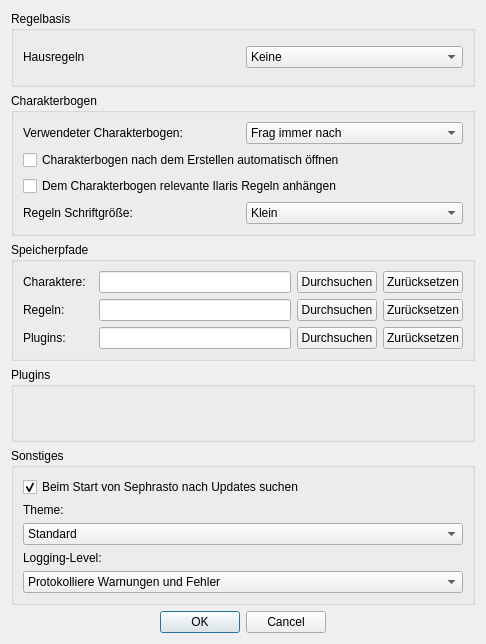
<?xml version="1.0" encoding="UTF-8"?>
<ui version="4.0">
 <class>SettingsWindow</class>
 <widget class="QDialog" name="SettingsWindow">
  <property name="windowModality">
   <enum>Qt::ApplicationModal</enum>
  </property>
  <property name="geometry">
   <rect>
    <x>0</x>
    <y>0</y>
    <width>486</width>
    <height>644</height>
   </rect>
  </property>
  <property name="windowTitle">
   <string>Sephrasto - Einstellungen</string>
  </property>
  <layout class="QVBoxLayout" name="verticalLayout">
   <item>
    <layout class="QHBoxLayout" name="horizontalLayout">
     <item>
      <layout class="QVBoxLayout" name="verticalLayout_2">
       <item>
        <widget class="QGroupBox" name="groupBox_3">
         <property name="title">
          <string>Regelbasis</string>
         </property>
         <layout class="QVBoxLayout" name="verticalLayout_5">
          <item>
           <layout class="QHBoxLayout" name="horizontalLayout_7">
            <item>
             <widget class="QLabel" name="label_4">
              <property name="text">
               <string>Hausregeln</string>
              </property>
             </widget>
            </item>
            <item>
             <widget class="QComboBox" name="comboRegelbasis">
              <item>
               <property name="text">
                <string>Keine</string>
               </property>
              </item>
             </widget>
            </item>
           </layout>
          </item>
         </layout>
        </widget>
       </item>
       <item>
        <widget class="QGroupBox" name="groupBox">
         <property name="font">
          <font>
           <weight>50</weight>
           <bold>false</bold>
          </font>
         </property>
         <property name="title">
          <string>Charakterbogen</string>
         </property>
         <property name="flat">
          <bool>false</bool>
         </property>
         <layout class="QVBoxLayout" name="verticalLayout_3">
          <item>
           <layout class="QHBoxLayout" name="horizontalLayout_5">
            <item>
             <widget class="QLabel" name="label">
              <property name="font">
               <font>
                <italic>false</italic>
               </font>
              </property>
              <property name="text">
               <string>Verwendeter Charakterbogen:</string>
              </property>
             </widget>
            </item>
            <item>
             <widget class="QComboBox" name="comboBogen">
              <item>
               <property name="text">
                <string>Frag immer nach</string>
               </property>
              </item>
              <item>
               <property name="text">
                <string>Standard Ilaris-Charakterbogen</string>
               </property>
              </item>
              <item>
               <property name="text">
                <string>Die lange Version von Gatsu</string>
               </property>
              </item>
             </widget>
            </item>
           </layout>
          </item>
          <item>
           <widget class="QCheckBox" name="checkPDFOpen">
            <property name="text">
             <string>Charakterbogen nach dem Erstellen automatisch öffnen</string>
            </property>
           </widget>
          </item>
          <item>
           <widget class="QCheckBox" name="checkCheatsheet">
            <property name="text">
             <string>Dem Charakterbogen relevante Ilaris Regeln anhängen</string>
            </property>
           </widget>
          </item>
          <item>
           <layout class="QHBoxLayout" name="horizontalLayout_6">
            <item>
             <widget class="QLabel" name="label_6">
              <property name="font">
               <font>
                <italic>false</italic>
               </font>
              </property>
              <property name="text">
               <string>Regeln Schriftgröße:</string>
              </property>
             </widget>
            </item>
            <item>
             <widget class="QComboBox" name="comboFontSize">
              <item>
               <property name="text">
                <string>Klein</string>
               </property>
              </item>
              <item>
               <property name="text">
                <string>Mittel</string>
               </property>
              </item>
              <item>
               <property name="text">
                <string>Groß</string>
               </property>
              </item>
             </widget>
            </item>
           </layout>
          </item>
         </layout>
        </widget>
       </item>
       <item>
        <widget class="QGroupBox" name="groupBox_2">
         <property name="title">
          <string>Speicherpfade</string>
         </property>
         <layout class="QVBoxLayout" name="verticalLayout_4">
          <item>
           <layout class="QHBoxLayout" name="horizontalLayout_2">
            <item>
             <widget class="QLabel" name="label_2">
              <property name="minimumSize">
               <size>
                <width>70</width>
                <height>0</height>
               </size>
              </property>
              <property name="text">
               <string>Charaktere:</string>
              </property>
             </widget>
            </item>
            <item>
             <widget class="QLineEdit" name="editChar">
              <property name="readOnly">
               <bool>false</bool>
              </property>
              <property name="clearButtonEnabled">
               <bool>false</bool>
              </property>
             </widget>
            </item>
            <item>
             <widget class="QPushButton" name="buttonChar">
              <property name="maximumSize">
               <size>
                <width>80</width>
                <height>16777215</height>
               </size>
              </property>
              <property name="text">
               <string>Durchsuchen</string>
              </property>
             </widget>
            </item>
            <item>
             <widget class="QPushButton" name="resetChar">
              <property name="maximumSize">
               <size>
                <width>80</width>
                <height>16777215</height>
               </size>
              </property>
              <property name="text">
               <string>Zurücksetzen</string>
              </property>
             </widget>
            </item>
           </layout>
          </item>
          <item>
           <layout class="QHBoxLayout" name="horizontalLayout_3">
            <item>
             <widget class="QLabel" name="label_3">
              <property name="minimumSize">
               <size>
                <width>70</width>
                <height>0</height>
               </size>
              </property>
              <property name="text">
               <string>Regeln:</string>
              </property>
             </widget>
            </item>
            <item>
             <widget class="QLineEdit" name="editRegeln"/>
            </item>
            <item>
             <widget class="QPushButton" name="buttonRegeln">
              <property name="maximumSize">
               <size>
                <width>80</width>
                <height>16777215</height>
               </size>
              </property>
              <property name="text">
               <string>Durchsuchen</string>
              </property>
             </widget>
            </item>
            <item>
             <widget class="QPushButton" name="resetRegeln">
              <property name="maximumSize">
               <size>
                <width>80</width>
                <height>16777215</height>
               </size>
              </property>
              <property name="text">
               <string>Zurücksetzen</string>
              </property>
             </widget>
            </item>
           </layout>
          </item>
          <item>
           <layout class="QHBoxLayout" name="horizontalLayout_4">
            <item>
             <widget class="QLabel" name="label_7">
              <property name="minimumSize">
               <size>
                <width>70</width>
                <height>0</height>
               </size>
              </property>
              <property name="text">
               <string>Plugins:</string>
              </property>
             </widget>
            </item>
            <item>
             <widget class="QLineEdit" name="editPlugins"/>
            </item>
            <item>
             <widget class="QPushButton" name="buttonPlugins">
              <property name="maximumSize">
               <size>
                <width>80</width>
                <height>16777215</height>
               </size>
              </property>
              <property name="text">
               <string>Durchsuchen</string>
              </property>
             </widget>
            </item>
            <item>
             <widget class="QPushButton" name="resetPlugins">
              <property name="maximumSize">
               <size>
                <width>80</width>
                <height>16777215</height>
               </size>
              </property>
              <property name="text">
               <string>Zurücksetzen</string>
              </property>
             </widget>
            </item>
           </layout>
          </item>
         </layout>
        </widget>
       </item>
       <item>
        <widget class="QGroupBox" name="gbPlugins">
         <property name="title">
          <string>Plugins</string>
         </property>
         <layout class="QVBoxLayout" name="verticalLayout_7"/>
        </widget>
       </item>
       <item>
        <widget class="QGroupBox" name="groupBox_4">
         <property name="title">
          <string>Sonstiges</string>
         </property>
         <layout class="QVBoxLayout" name="verticalLayout_6">
          <item>
           <widget class="QCheckBox" name="checkUpdate">
            <property name="text">
             <string>Beim Start von Sephrasto nach Updates suchen</string>
            </property>
            <property name="checked">
             <bool>true</bool>
            </property>
           </widget>
          </item>
          <item>
           <widget class="QLabel" name="label_8">
            <property name="text">
             <string>Theme:</string>
            </property>
           </widget>
          </item>
          <item>
           <widget class="QComboBox" name="comboTheme">
            <item>
             <property name="text">
              <string>Standard</string>
             </property>
            </item>
            <item>
             <property name="text">
              <string>Fusion Light</string>
             </property>
            </item>
            <item>
             <property name="text">
              <string>Fusion Dark</string>
             </property>
            </item>
           </widget>
          </item>
          <item>
           <widget class="QLabel" name="label_5">
            <property name="text">
             <string>Logging-Level:</string>
            </property>
           </widget>
          </item>
          <item>
           <widget class="QComboBox" name="comboLogging">
            <property name="sizePolicy">
             <sizepolicy hsizetype="Preferred" vsizetype="Fixed">
              <horstretch>0</horstretch>
              <verstretch>0</verstretch>
             </sizepolicy>
            </property>
            <property name="currentIndex">
             <number>1</number>
            </property>
            <item>
             <property name="text">
              <string>Protokolliere nur Fehler</string>
             </property>
            </item>
            <item>
             <property name="text">
              <string>Protokolliere Warnungen und Fehler</string>
             </property>
            </item>
            <item>
             <property name="text">
              <string>Protokolliere auch Debugging-Informationen</string>
             </property>
            </item>
           </widget>
          </item>
         </layout>
        </widget>
       </item>
      </layout>
     </item>
    </layout>
   </item>
   <item>
    <widget class="QDialogButtonBox" name="buttonBox">
     <property name="orientation">
      <enum>Qt::Horizontal</enum>
     </property>
     <property name="standardButtons">
      <set>QDialogButtonBox::Cancel|QDialogButtonBox::Ok</set>
     </property>
     <property name="centerButtons">
      <bool>true</bool>
     </property>
    </widget>
   </item>
  </layout>
 </widget>
 <tabstops>
  <tabstop>checkCheatsheet</tabstop>
  <tabstop>editChar</tabstop>
  <tabstop>buttonChar</tabstop>
  <tabstop>resetChar</tabstop>
  <tabstop>editRegeln</tabstop>
  <tabstop>buttonRegeln</tabstop>
  <tabstop>resetRegeln</tabstop>
  <tabstop>editPlugins</tabstop>
  <tabstop>buttonPlugins</tabstop>
  <tabstop>resetPlugins</tabstop>
  <tabstop>checkUpdate</tabstop>
  <tabstop>comboTheme</tabstop>
  <tabstop>comboLogging</tabstop>
 </tabstops>
 <resources/>
 <connections>
  <connection>
   <sender>buttonBox</sender>
   <signal>accepted()</signal>
   <receiver>SettingsWindow</receiver>
   <slot>accept()</slot>
   <hints>
    <hint type="sourcelabel">
     <x>248</x>
     <y>254</y>
    </hint>
    <hint type="destinationlabel">
     <x>157</x>
     <y>274</y>
    </hint>
   </hints>
  </connection>
  <connection>
   <sender>buttonBox</sender>
   <signal>rejected()</signal>
   <receiver>SettingsWindow</receiver>
   <slot>reject()</slot>
   <hints>
    <hint type="sourcelabel">
     <x>316</x>
     <y>260</y>
    </hint>
    <hint type="destinationlabel">
     <x>286</x>
     <y>274</y>
    </hint>
   </hints>
  </connection>
 </connections>
</ui>
